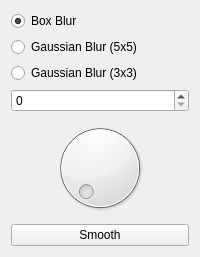
                       <widget class="QWidget" name="smoother_grid">
                        <attribute name="title">
                         <string>Smooth</string>
                        </attribute>
                        <layout class="QGridLayout" name="gridLayout_7">
                         <item row="0" column="0">
                          <layout class="QVBoxLayout" name="verticalLayout_17">
                           <property name="sizeConstraint">
                            <enum>QLayout::SetNoConstraint</enum>
                           </property>
                           <item>
                            <widget class="QRadioButton" name="box_blur_radio">
                             <property name="text">
                              <string>Box Blur</string>
                             </property>
                             <property name="checked">
                              <bool>true</bool>
                             </property>
                            </widget>
                           </item>
                           <item>
                            <widget class="QRadioButton" name="gaussian_5_5_radio">
                             <property name="text">
                              <string>Gaussian Blur (5x5)</string>
                             </property>
                            </widget>
                           </item>
                           <item>
                            <widget class="QRadioButton" name="gaussian_3_3_radio">
                             <property name="text">
                              <string>Gaussian Blur (3x3)</string>
                             </property>
                            </widget>
                           </item>
                           <item>
                            <widget class="QSpinBox" name="smooth_factor"/>
                           </item>
                           <item>
                            <widget class="QDial" name="smooth_dial">
                             <property name="toolTip">
                              <string>&lt;html&gt;&lt;head/&gt;&lt;body&gt;&lt;p&gt;Will compute successive iterations of the Blur function&lt;/p&gt;&lt;/body&gt;&lt;/html&gt;</string>
                             </property>
                             <property name="maximum">
                              <number>10</number>
                             </property>
                             <property name="orientation">
                              <enum>Qt::Vertical</enum>
                             </property>
                             <property name="invertedAppearance">
                              <bool>false</bool>
                             </property>
                            </widget>
                           </item>
                           <item>
                            <widget class="QPushButton" name="smooth_button">
                             <property name="text">
                              <string>Smooth</string>
                             </property>
                            </widget>
                           </item>
                          </layout>
                         </item>
                        </layout>
                       </widget>
